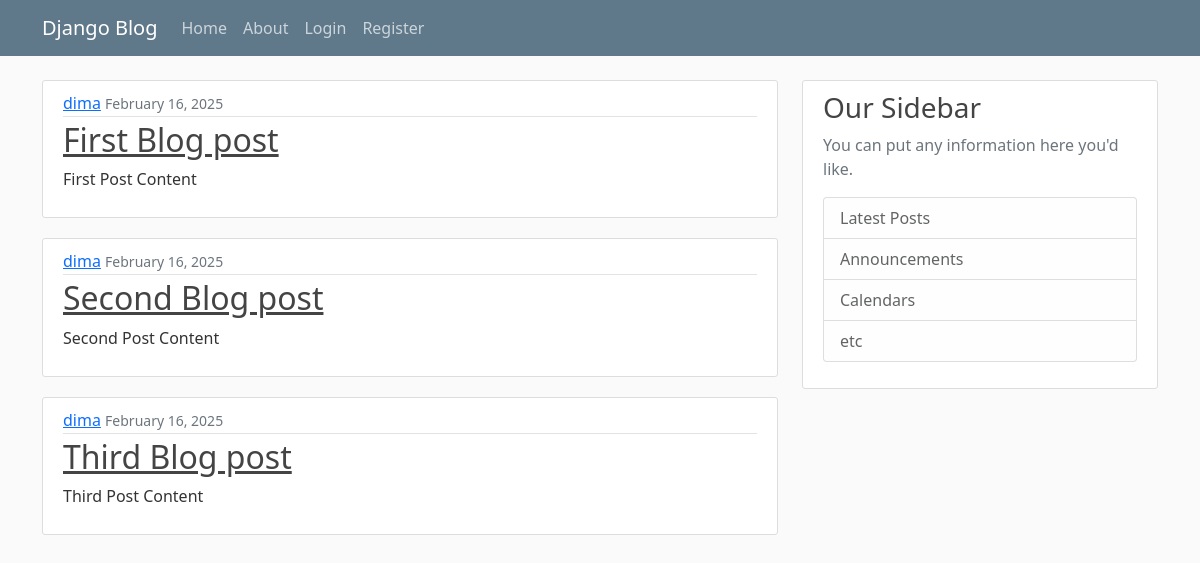
The page / on the database its author committed.
### blog_app/models.py (models this page shows, shortened)
class Post(models.Model):
    title = models.CharField(max_length=100)
    content = models.TextField()
    date_posted = models.DateTimeField(default=timezone.now)
    author = models.ForeignKey(User, on_delete=models.SET_NULL, null=True, blank=True)

### blog_app/views.py (the view)
# urls.py: path('', views.home, name='blog-home'),
def home(request):
    context = {
        'posts': Post.objects.all()
    }
    return render(request, 'blog_app/home.html', context)

### blog_app/templates/blog_app/home.html (shortened to what this page needs)
{% extends "blog_app/base.html" %}
{% block content %}
    {% for post in posts %}
        <article class="media content-section">
            <div class="media-body">
            <div class="article-metadata">
                <a class="mr-2" href="#">{{ post.author }}</a>
                <small class="text-muted">{{ post.date_posted | date:"F d, Y" }}</small>
            </div>
            <h2><a class="article-title" href="#">{{ post.title }}</a></h2>
            <p class="article-content">{{ post.content }}</p>
            </div>
        </article>
    {% endfor %}
{% endblock content %}

### blog_app/static/blog_app/main.css (style rules this page uses)
body { background: #fafafa; color: #333333; margin-top: 5rem; }
h1, h2, h3, h4, h5, h6 { color: #444444; }
.content-section { background: #ffffff; padding: 10px 20px; border: 1px solid #dddddd; border-radius: 3px; margin-bottom: 20px; }
.article-title { color: #444444; }
.article-content { white-space: pre-line; }
.article-metadata { padding-bottom: 1px; margin-bottom: 4px; border-bottom: 1px solid #e3e3e3 }

### rows shown on the page
Post: author "dima", date_posted "February 16, 2025", title "First Blog post", content "First Post Content"
Post: author "dima", date_posted "February 16, 2025", title "Second Blog post", content "Second Post Content"
Post: author "dima", date_posted "February 16, 2025", title "Third Blog post", content "Third Post Content"
